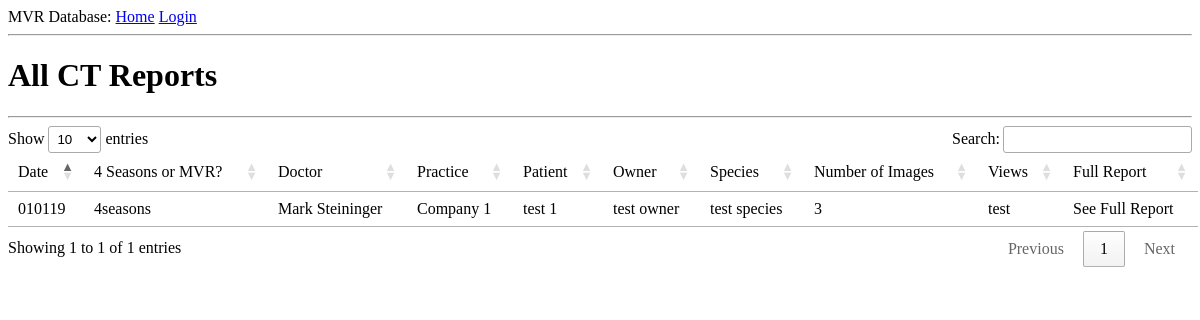
The page /cttable on the database its author committed.
### app/models.py (models this page shows, shortened)
class Report_CT(db.Model):
    id = db.Column(db.Integer, primary_key=True)
    doctor = db.Column(db.String(24))
    docSerialNum = db.Column(db.String(20))
    patient = db.Column(db.String(24))
    species = db.Column(db.String(6))
    owner = db.Column(db.String(24))
    CT_Image_Date = db.Column(db.String(12))
    CT_NumImages = db.Column(db.Integer)
    CTView = db.Column(db.String(24))
    CT_Findings = db.Column(db.String(360))
    CT_Conclusions = db.Column(db.String(360))
    Clinic_Phone = db.Column(db.String(20))
    date = db.Column(db.String(12))
    clinicSerialNum = db.Column(db.Integer())
    clinic = db.Column(db.String(24))
    mvr4seasons = db.Column(db.String(24))

### app/routes.py (the view)
@app.route('/cttable', methods=['GET'])
def ctTable():
    ct = Report_CT.query.all()
    return render_template('/tables/ctTable.html', title='All CT Reports', ct=ct)

### app/templates/tables/ctTable.html (shortened to what this page needs)
{% extends "base.html" %}
{% block content %}
<link rel="stylesheet" type="text/css" href="https://cdn.datatables.net/1.10.19/css/jquery.dataTables.min.css">
<h1>All CT Reports</h1>
<hr />
<table id="table-1">
    <thead>
        <td>Date</td><td>4 Seasons or MVR?</td><td>Doctor</td><td>Practice</td><td>Patient</td><td>Owner</td><td>Species</td><td>Number of Images</td><td>Views</td><td>Full Report</td>
    </thead>
    <tbody>
    {% for c in ct %}
    <tr>
        <td>{{ c.date }}</td><td>{{ c.mvr4seasons }}</td><td>{{ c.doctor }}</td><td>{{ c.clinic }}</td><td>{{ c.patient }}</td><td>{{ c.owner }}</td><td>{{ c.species }}</td><td>{{ c.CT_NumImages }}</td><td>{{ c.CTView }}</td><td>See Full Report</td>
    </tr>
    {% endfor %}
    </tbody>
</table>
{% endblock %}

### rows shown on the page
Report_CT: date "010119", mvr4seasons "4seasons", doctor "Mark Steininger", clinic "Company 1", patient "test 1", owner "test owner", species "test species", CT_NumImages "3", CTView "test"
